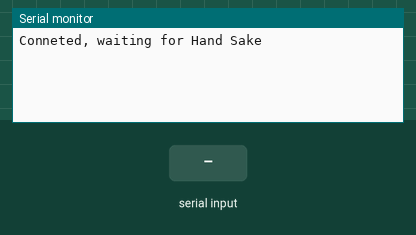
Recording of a sketch running on a simulated Arduino Uno, built with avr-gcc and run on an emulated ATmega328P. Parts: the last lines printed to the serial monitor. The inputs (shaded band) are chosen by the test bench.

Above: at 1.2 s.
1.3 s: "UP \n" received over Serial
At 1.9 s:
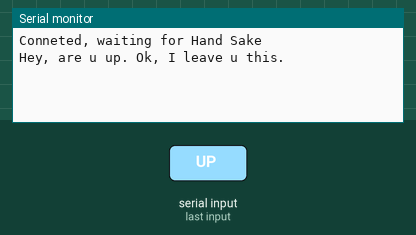
3.8 s: byte 10 ('\n') received over Serial
At 4.9 s:
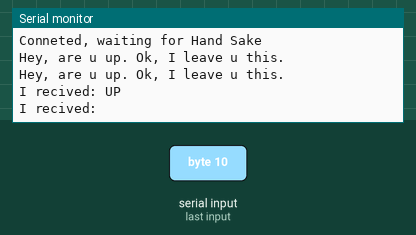
5.3 s: "EXI\n" received over Serial
At 6.5 s:
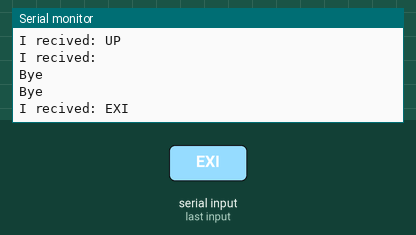

Measured:
- after the input at 1.3 s, the serial monitor: prints a new line at once (image 1)
- after the input at 3.8 s, the serial monitor: prints a new line at once (image 2)
- after the input at 5.3 s, the serial monitor: prints a new line at once (image 3)

The sketch:

Arduino.ino
```cpp
String data = "";
boolean is_complete = false;
boolean ack = false;
boolean up = false; //to check if there is someoen reading

void setup()
{
    //Initialize serial and wait for port to open:
    Serial.begin(9600); //baud rate for arduino 1
    while (!Serial)
    {
        ; // wait for serial port to connect. Needed for native USB port only
    }
    // prints title with ending line break
    Serial.println("Conneted, waiting for Hand Sake\n");
    data.reserve(3); // reserve  3 bytes for the string
}

void loop()
{
    if (up)
    {
        //Print some data, and wait to ACk to print again
        if (ack)
        {
            Serial.print("Hey, are u up.");
            Serial.println(" Ok, I leave u this.");
            delay(1000);
            ack = false;
        }
    }
    //Prints what he recived
    if (is_complete)
    {
        //Print the string
        Serial.print("I recived: ");
        Serial.println(data);
        //Clear the string
        data = "";
        is_complete = false;
    }
}

void serialEvent()
{
    while (Serial.available())
    {
        // get the new byte:
        char inChar = (char)Serial.read();
        // add it to the inputString:
        if (inChar == '\n')
        {
            is_complete = true;
        }
        else
        {
            data += inChar;
        }
        // if the incoming character is a newline, set a flag so the main loop can
        // do something about it:
    }

    if (data == "UP ")
    {
        ack = true;
        up = true;
    }
    else if (data == "EXI")
    {
        up = false;
        Serial.println("Bye");
    }
}
```
